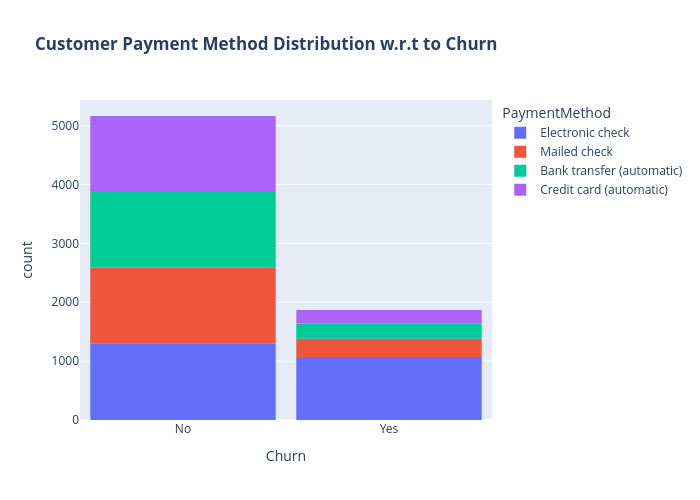

Write notebook code for a chart like this one.
### Code cell
fig = px.histogram(df, x = 'Churn', color= 'PaymentMethod', title = '<b>Customer Payment Method Distribution w.r.t to Churn</b>')
fig.update_layout(width = 700, height= 500, bargap = 0.1)
fig.show()

### Figure 1 — Plotly figure (JSON) as saved in the notebook; plotly's stock layout.template omitted (floating-point values rounded to 4 significant figures; data arrays with more than 128 entries replaced by an {"elided": "..."} marker saying what was removed)
{"data": [{"bingroup": "x", "hovertemplate": "PaymentMethod=Electronic check<br>Churn=%{x}<br>count=%{y}<extra></extra>", "legendgroup": "Electronic check", "marker": {"color": "#636efa", "pattern": {"shape": ""}}, "name": "Electronic check", "orientation": "v", "showlegend": true, "type": "histogram", "x": {"elided": "2365 str values"}, "xaxis": "x", "yaxis": "y"}, {"bingroup": "x", "hovertemplate": "PaymentMethod=Mailed check<br>Churn=%{x}<br>count=%{y}<extra></extra>", "legendgroup": "Mailed check", "marker": {"color": "#EF553B", "pattern": {"shape": ""}}, "name": "Mailed check", "orientation": "v", "showlegend": true, "type": "histogram", "x": {"elided": "1604 str values"}, "xaxis": "x", "yaxis": "y"}, {"bingroup": "x", "hovertemplate": "PaymentMethod=Bank transfer (automatic)<br>Churn=%{x}<br>count=%{y}<extra></extra>", "legendgroup": "Bank transfer (automatic)", "marker": {"color": "#00cc96", "pattern": {"shape": ""}}, "name": "Bank transfer (automatic)", "orientation": "v", "showlegend": true, "type": "histogram", "x": {"elided": "1542 str values"}, "xaxis": "x", "yaxis": "y"}, {"bingroup": "x", "hovertemplate": "PaymentMethod=Credit card (automatic)<br>Churn=%{x}<br>count=%{y}<extra></extra>", "legendgroup": "Credit card (automatic)", "marker": {"color": "#ab63fa", "pattern": {"shape": ""}}, "name": "Credit card (automatic)", "orientation": "v", "showlegend": true, "type": "histogram", "x": {"elided": "1521 str values"}, "xaxis": "x", "yaxis": "y"}], "layout": {"bargap": 0.1, "barmode": "relative", "height": 500, "legend": {"title": {"text": "PaymentMethod"}, "tracegroupgap": 0}, "title": {"text": "<b>Customer Payment Method Distribution w.r.t to Churn</b>"}, "width": 700, "xaxis": {"anchor": "y", "domain": [0, 1], "title": {"text": "Churn"}}, "yaxis": {"anchor": "x", "domain": [0, 1], "title": {"text": "count"}}}}
